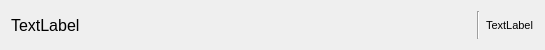
<?xml version="1.0" encoding="UTF-8"?>
<ui version="4.0">
 <class>FListItemWidget</class>
 <widget class="QWidget" name="FListItemWidget">
  <property name="geometry">
   <rect>
    <x>0</x>
    <y>0</y>
    <width>545</width>
    <height>50</height>
   </rect>
  </property>
  <property name="sizePolicy">
   <sizepolicy hsizetype="Preferred" vsizetype="Fixed">
    <horstretch>0</horstretch>
    <verstretch>0</verstretch>
   </sizepolicy>
  </property>
  <property name="minimumSize">
   <size>
    <width>0</width>
    <height>50</height>
   </size>
  </property>
  <property name="maximumSize">
   <size>
    <width>16777215</width>
    <height>50</height>
   </size>
  </property>
  <property name="windowTitle">
   <string>Form</string>
  </property>
  <layout class="QHBoxLayout" name="horizontalLayout_2">
   <item>
    <layout class="QHBoxLayout" name="horizontalLayout">
     <item>
      <widget class="QLabel" name="leftLabel">
       <property name="font">
        <font>
         <pointsize>12</pointsize>
        </font>
       </property>
       <property name="text">
        <string>TextLabel</string>
       </property>
      </widget>
     </item>
     <item>
      <spacer name="horizontalSpacer">
       <property name="orientation">
        <enum>Qt::Horizontal</enum>
       </property>
       <property name="sizeHint" stdset="0">
        <size>
         <width>40</width>
         <height>20</height>
        </size>
       </property>
      </spacer>
     </item>
     <item>
      <widget class="Line" name="line">
       <property name="orientation">
        <enum>Qt::Vertical</enum>
       </property>
      </widget>
     </item>
     <item>
      <widget class="QLabel" name="rightLabel">
       <property name="font">
        <font>
         <pointsize>8</pointsize>
        </font>
       </property>
       <property name="text">
        <string>TextLabel</string>
       </property>
      </widget>
     </item>
    </layout>
   </item>
  </layout>
 </widget>
 <resources/>
 <connections/>
</ui>
